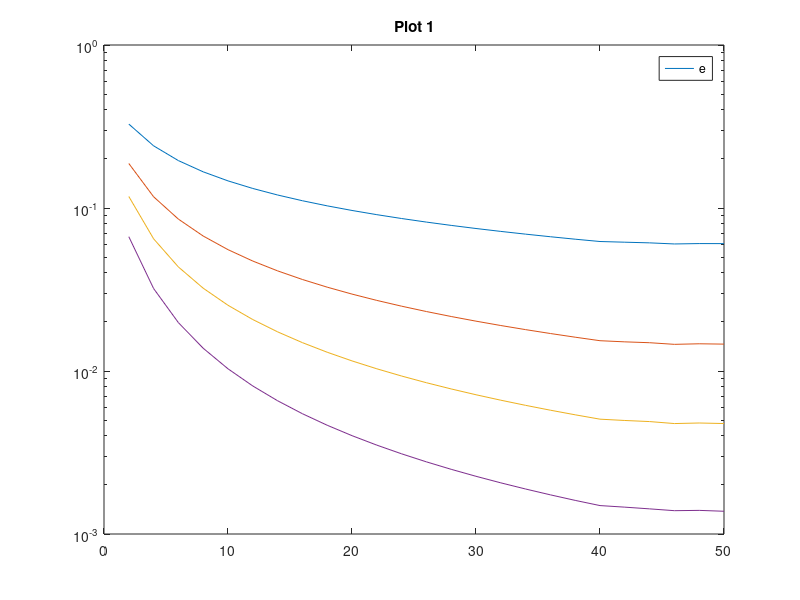
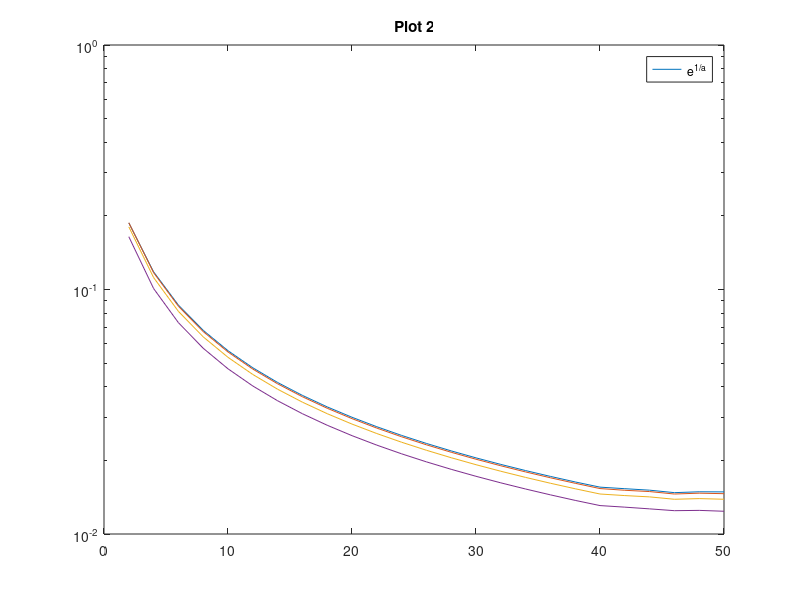

These charts were generated, in order, by the following MATLAB code:
% Adnan Latif Gazi Matricola 1224442
clear all;
clc;

f = @(x, al) abs(x).^al;
alfa = [2/3, 1, 5/4, 3/2];
a = -1;
b = 1;
k = 5000;
degs = 2:2:50;
xeval = linspace(a, b, k+1);
e = zeros(length(degs), length(alfa));
i = 1;

for m = degs
   j = 1;
   for a = alfa
       c = polyfit(xeval, f(xeval, a), m);
       p = polyval(c, xeval);
       e(i, j) = max(abs(p - f(xeval, a)));
       j = j + 1;
   end
   i = i + 1;
end

figure(1);
semilogy(degs, e);
title('Plot 1');
legend('e');

figure(2);
semilogy(degs, e.^(1./alfa));
title('Plot 2');
legend('e^1^/^a');
